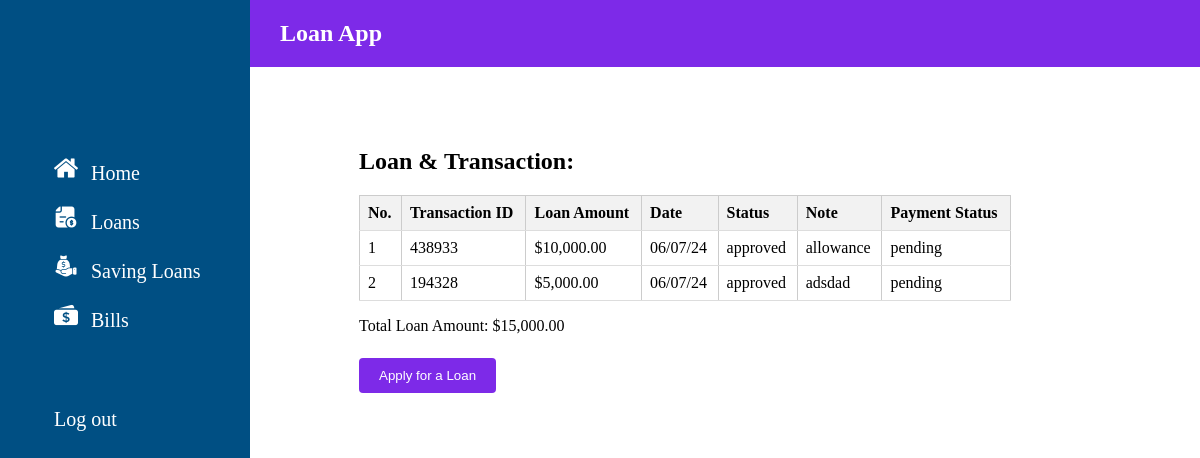
Screenshot of /view/premium/loan.php (signed in) with the database file from the repository.
### tables this page shows
CREATE TABLE `loans` (
  `loan_id` int(11) NOT NULL,
  `user_id` int(11) NOT NULL,
  `loan_amount` decimal(10,2) NOT NULL,
  `transaction_id` int(11) NOT NULL,
  `status` varchar(255) NOT NULL,
  `note` varchar(255) DEFAULT NULL,
  `date` date NOT NULL,
  `payable_months` int(11) NOT NULL CHECK (`payable_months` between 3 and 32),
  `payment_status` enum('pending','completed','late') NOT NULL DEFAULT 'pending'
);

### view/premium/get_loan.php (called while the page is built, shortened)
<?php
function getLoanData($user_id) {
    $servername = "localhost";
    $username = "root";
    $password = "";
    $dbname = "go_loan";
    $conn = new mysqli($servername, $username, $password, $dbname);
    $stmt = $conn->prepare("SELECT * FROM loans WHERE user_id = ?");
    $stmt->bind_param("i", $user_id);
    $stmt->execute();
    $result = $stmt->get_result();
    return $result;
}
?>

### view/premium/loan.php (the view, shortened to what this page needs)
<!DOCTYPE html>
<html lang="en">
<head>
    <link rel="stylesheet" href="../css/design.css">
</head>
<body>
    <div class="container">
        <?php include 'sidebar.php'; ?>
        <div class="content">
            <?php include 'header.php'; ?>
            <h2>Loan & Transaction:</h2>
            <?php
            include 'get_loan.php';
            $totalLoanAmount = 0;
            if (isset($_SESSION['user_id'])) {
                $result = getLoanData($_SESSION['user_id']);
                if ($result->num_rows > 0) {
                    echo "<table border='1'>";
                    echo "<tr><th>No.</th><th>Transaction ID</th><th>Loan Amount</th><th>Date</th><th>Status</th><th>Note</th><th>Payment Status</th></tr>";
                    $count = 1;
                    while ($row = $result->fetch_assoc()) {
                        $date = new DateTime($row['date']);
                        $formattedDate = $date->format('m/d/y');
                        echo "<tr><td>" . $count . "</td><td>" . htmlspecialchars($row['transaction_id']) . "</td><td>$" . number_format($row['loan_amount'], 2) . "</td><td>" . htmlspecialchars($formattedDate) . "</td><td>" . htmlspecialchars($row['status']) . "</td><td>" . htmlspecialchars($row['note']) . "</td><td>" . htmlspecialchars($row['payment_status']) . "</td></tr>";
                        $totalLoanAmount += $row['loan_amount'];
                        $count++;
                    }
                    echo "</table>";
                    echo "<p>Total Loan Amount: $" . number_format($totalLoanAmount, 2) . "</p>";
                } else {
                    echo "<p>No loan transactions found.</p>";
                }
            } else {
                echo "<p>Please log in to view loan transactions.</p>";
            }
            ?>
            <br>
            <button id="openLoanForm">Apply for a Loan</button>
        </div>
    </div>
</body>
</html>

### view/css/design.css (style rules this page uses)
* { box-sizing: border-box; }
.container { margin-left: 250px; width: calc(100% - 250px); margin-top: 56px; padding: 8px; display: block; }
.content { margin-left: 85px; width: calc(100% - 250px); margin-top: 56px; padding: 8px; display: block; }
table { width: 500px; border-collapse: collapse; }
th, td { border: 1px solid #ccc; padding: 8px; text-align: left; }
th { background-color: #f2f2f2; }
p { margin-bottom: 5px; }
#openLoanForm { display: inline-block; padding: 10px 20px; background-color: #7d2ae8; color: white; border: none; border-radius: 4px; cursor: pointer; transition: background-color 0.3s; }
table { width: 100%; border-collapse: collapse; }
th, td { padding: 8px; text-align: left; border-bottom: 1px solid #ddd; }

### rows the page displays
loans: transaction "438933", loan_amount "10,000.00", date "06/07/24", status "approved", note "allowance", payment_status "pending"
loans: transaction "194328", loan_amount "5,000.00", date "06/07/24", status "approved", note "adsdad", payment_status "pending"

### other values shown
$totalLoanAmount "15,000.00"
